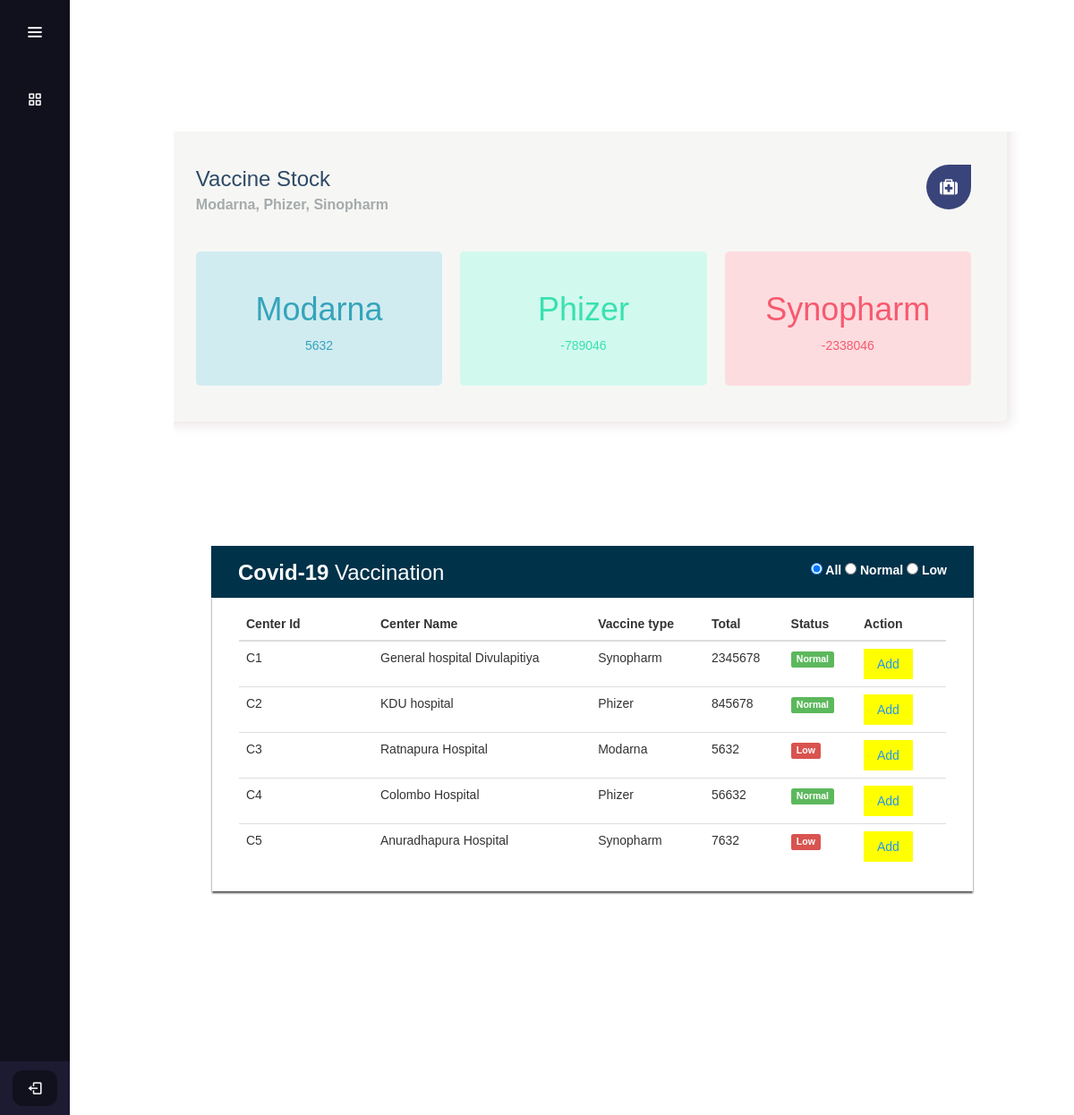
Page /dashboard.php (signed in) on the committed database.
### tables this page shows
CREATE TABLE `center` (
  `id` varchar(25) NOT NULL,
  `name` varchar(255) NOT NULL,
  `vaccine` varchar(255) NOT NULL,
  `total` int(11) NOT NULL,
  `status` varchar(255) NOT NULL
);

### dashboard.php (the view, shortened to what this page needs)
<?php
if (isset($_SESSION['id']) && isset($_SESSION['user_name'])) {
 ?>
<?php
$connection=mysqli_connect('localhost','root','','citysmart');
  ?>
<?php
$query="SELECT vaccine,total FROM center";
$result_set=mysqli_query($connection,$query);
$sy=0;
$ph=0;
$mod=0;
while($record=mysqli_fetch_assoc($result_set)){
  if($record['vaccine']=="Synopharm")
  {
    $sy=$record['total'] - $sy;
  }
  if($record['vaccine']=="Phizer")
  {
    $ph=$record['total'] - $ph;
  }
  if($record['vaccine']=="Modarna")
  {
    $mod=$record['total'] - $mod;
  }
}
?>
<!DOCTYPE html>
<html lang="en">
  <head>
    <link rel="stylesheet" href="https://stackpath.bootstrapcdn.com/font-awesome/4.7.0/css/font-awesome.min.css"/>
    <link rel="stylesheet" href="dashboard.css" />
    <link href='https://unpkg.com/boxicons@2.0.7/css/boxicons.min.css' rel='stylesheet'>
    <link rel="stylesheet" href="https://maxcdn.bootstrapcdn.com/font-awesome/4.7.0/css/font-awesome.min.css">
    <link rel="stylesheet" href="https://maxcdn.bootstrapcdn.com/bootstrap/3.3.7/css/bootstrap.min.css">
  </head>
  <body id="body">
    <div class="container">
      <main>
        <div class="main__container">
          <div class="charts">
            <div class="charts__rightD">
              <div class="charts__right__title">
                <div>
                  <h1>Vaccine Stock</h1>
                  <p>Modarna, Phizer, Sinopharm</p>
                </div>
                <i class="fa fa-medkit" aria-hidden="true"></i>
              </div>
              <div class="charts__right__cards">
                <div class="cardM">
                  <h1>Modarna</h1>
                  <p><?php echo $mod?></p>
                </div>
                <div class="cardP">
                  <h1>Phizer</h1>
                  <p><?php echo $ph?></p>
                </div>
                <div class="cardS">
                  <h1>Synopharm</h1>
                  <p><?php echo $sy?></p>
                </div>
              </div>
            </div>
          </div>
        </div>
      </main>
      <div class="sidebar">
        <div class="logo-details">
          <div class="logo">
          </div>
          <i class='bx bx-menu' id="btn" ></i>
        </div>
        <ul class="nav-list">
          <li>
            <a href=dashboard.php>
              <i class='bx bx-grid-alt'></i>
            </a>
          </li>
         <li class="profile">
          <a href="index.php">
             <i class='bx bx-log-out' ></i>
          </a>
         </li>
        </ul>
      </div>
    </div>
    <div class="table-wrapper">
        <div class="table-title">
            <div class="row">
                <div class="col-sm-6"><h2><b>Covid-19</b> Vaccination</h2></div>
                <div class="col-sm-6">
                    <div class="btn-group" data-goggle="buttons">
                        <label>
                            <input id="all" type="radio" name="status" value="all" checked="checked"> All
                        </label>
                        <label>
                            <input id="normal" type="radio" name="status" value="normal"> Normal
                        </label>
                        <label>
                            <input id="low" type="radio" name="status" value="low"> Low
                        </label>
                    </div>
                </div>
            </div>
        </div>
        <div>
        <?php
                        $query="SELECT id,name,vaccine,total FROM center";
                        $result_set=mysqli_query($connection,$query);
                        if($result_set)
                        {
                          $table='<table class="table table-striped table-hover">';
                          $table.='<thead>';
                          $table.='<tr><th>Center Id</th><th>Center Name</th><th>Vaccine type</th>
                          <th>Total</th><th>Status</th><th>Action</th></tr>';
                          while($record=mysqli_fetch_assoc($result_set))
                          {
                            $table.='<tr data-status="normal">';
                            $table.='<td>'.$record['id'].'</td>';
                             $table.='<td>'.$record['name'].'</td>';
                              $table.='<td>'.$record['vaccine'].'</td>';
                               $table.='<td>'.$record['total'].'</td>';
                               if($record['total']>10000)
                               {
                               $table.='<td>'.'<span class="label label-success">Normal</span>'.'</td>';
                               }
                               else
                               {
                                $table.='<td>'.'<span class="label label-danger">Low</span>'.'</td>';
                               }
                               $table.='<td>'.'<a href="dashboard.php?edit='.$record['id'].'" type="button" style="text-align:center;background-color:yellow;padding:7px 15px;text-decoration:none;display:inline-block" >Add</a>'.'</td>';
                                   $table.='</tr>';
                          }
                          echo $table;
                        }
                  ?>
</div>
    </div>
</body>
</html>
<?php
}else{
     header("Location: headoffice.php");
     exit();
}
 ?>

### dashboard.css (style rules this page uses)
* { margin: 0; padding: 0; box-sizing: border-box; font-family: "Poppins" , sans-serif; }
body { box-sizing: border-box; font-family: "Lato", sans-serif; }
.container { display: grid; height: 100vh; }
main { grid-area: main; overflow-y: auto; position: relative; top: -36px; left: 40px; }
.main__container { padding: 20px 35px; }
.charts { display: grid; grid-template-columns: 1fr ; gap: 30px; margin-top: 50px; }
.charts__rightD { padding: 40px; border-radius: 5px; background: rgb(246, 247, 244); box-shadow: 5px 5px 13px #eee9e9, -5px -5px 13px #eee9e9; position: relative; top: -90px; left: -50px; }
.charts__right__title { display: flex; align-items: center; justify-content: space-between; }
.charts__right__title > div > h1 { font-size: 24px; color: #2e4a66; margin-bottom: 5px; }
.charts__right__title > div > p { font-size: 16px; font-weight: 700; color: #a5aaad; }
.charts__right__title > i { color: #ffffff; font-size: 20px; background: #39447a; border-radius: 200px 0px 200px 200px; -moz-border-radius: 200px 0px 200px 200px; -webkit-border-radius: 200px 0px 200px 200px; border: 0px solid #000000; padding: 15px; }
.charts__right__cards { display: grid; grid-template-columns: 1fr 1fr 1fr; gap: 20px; margin-top: 30px; }
.cardM { background: #d1ecf1; color: #35a4ba; text-align: center; padding: 25px; border-radius: 5px; font-size: 14px; }
.cardP { background: #d2f9ee; color: #38e1b0; text-align: center; padding: 25px; border-radius: 5px; font-size: 14px; }
.cardS { background: #fddcdf; color: #f65a6f; text-align: center; padding: 25px; border-radius: 5px; font-size: 14px; }
.sidebar { position: fixed; left: 0; top: 0; height: 100%; width: 78px; background: #11101D; padding: 6px 14px; z-index: 99; transition: all 0.5s ease; }
.sidebar .logo-details { height: 60px; display: flex; align-items: center; position: relative; }
.sidebar .logo-details #btn { position: absolute; top: 50%; right: 0; transform: translateY(-50%); font-size: 22px; transition: all 0.4s ease; font-size: 23px; text-align: center; cursor: pointer; transition: all 0.5s ease; }
.sidebar i { color: #fff; height: 60px; min-width: 50px; font-size: 28px; text-align: center; line-height: 60px; }
.sidebar .nav-list { margin-top: 20px; height: 100%; }
.sidebar li { position: relative; margin: 8px 0; list-style: none; }
.sidebar li a { display: flex; height: 100%; width: 100%; border-radius: 12px; align-items: center; text-decoration: none; transition: all 0.4s ease; background: #11101D; }
.sidebar li i { height: 50px; line-height: 50px; font-size: 18px; border-radius: 12px; }
.sidebar li.profile { position: fixed; height: 60px; width: 78px; left: 0; bottom: -8px; padding: 10px 14px; background: #1d1b31; transition: all 0.5s ease; overflow: hidden; }
.table-wrapper { width: 850px; background: #fff; padding: 20px 30px 5px; margin: 30px auto; box-shadow: 0px 2px 2px rgba(0, 0, 0, 0.7); position: relative; top:-220px; left:62px; }
.table-wrapper .btn-group { float: right; }
.table-title { border-bottom: 1px solid #e9e9e9; padding-bottom: 15px; background: rgb(0, 50, 74); margin: -20px -31px 10px; padding: 15px 30px; color: #fff; }
.table-title h2 { margin: 2px 0 0; font-size: 24px; }
table.table tr th, table.table tr td { border-color: #e9e9e9; padding: 12px 15px; vertical-align: middle; }
table.table tr th:first-child { width: 150px; }
table.table tr th:last-child { width: 100px; }
table.table td a { color: #2196f3; }

### rows in the picture
center: id "C1", name "General hospital Divulapitiya", vaccine "Synopharm", total "2345678", shows "Normal"
center: id "C2", name "KDU hospital", vaccine "Phizer", total "845678", shows "Normal"
center: id "C3", name "Ratnapura Hospital", vaccine "Modarna", total "5632", shows "Low"
center: id "C4", name "Colombo Hospital", vaccine "Phizer", total "56632", shows "Normal"
center: id "C5", name "Anuradhapura Hospital", vaccine "Synopharm", total "7632", shows "Low"

### other values in the picture
$mod "5632"
$ph "-789046"
$sy "-2338046"
